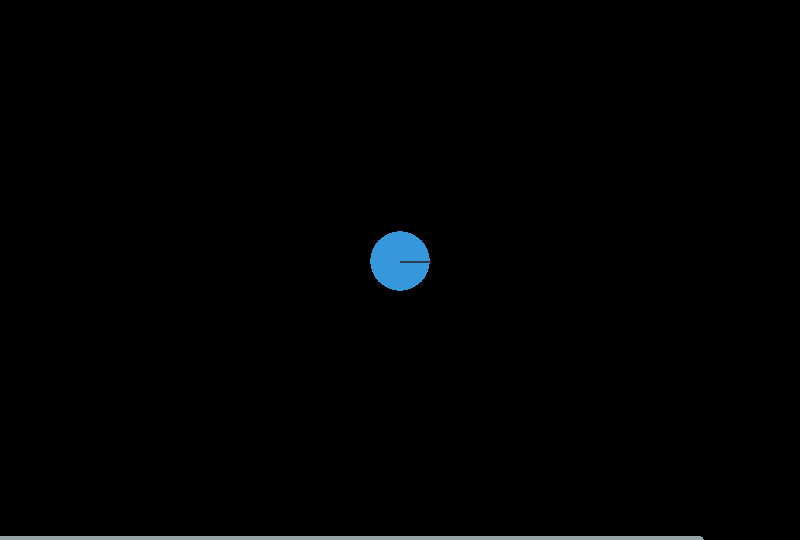

Reproduce this figure in Python.
import pymunk
import pymunk.pygame_util
import pygame
from recursos import colores
space = pymunk.Space()
space.gravity = 0, -900
b0 = space.static_body



class App:
    size = 800, 540
    def __init__(self):
        pygame.init()
        self.screen = pygame.display.set_mode(self.size)
        self.draw_options = pymunk.pygame_util.DrawOptions(self.screen)
        self.running = True

    def run(self):
        img=pygame.image.load("img/assets/Tiles/grass.png")
        img=pygame.transform.smoothscale(img, (40,40))
        reloj=pygame.time.Clock()
        while self.running:
            for event in pygame.event.get():
                if event.type == pygame.QUIT:
                    self.running = False
                    pygame.image.save(self.screen, 'intro.png')

            self.screen.fill(colores.Lime)
            space.debug_draw(self.draw_options)
            j=0
            for l in range(100):
                self.screen.blit(img,(0+j,500))
                j=j+30
            pygame.display.update()
            
            space.step(0.01)
            reloj.tick(60)
        pygame.quit()

if __name__ == '__main__':
    p0, p1 = (0, 0), (700, 0)
    segment = pymunk.Segment(b0, p0, p1, 4)
    segment.elasticity = 1

    body = pymunk.Body(mass=1, moment=10)
    body.position = (100, 200)

    circle = pymunk.Circle(body, radius=30)
    circle.elasticity = 0.95
    space.add(body, circle, segment)

    App().run()